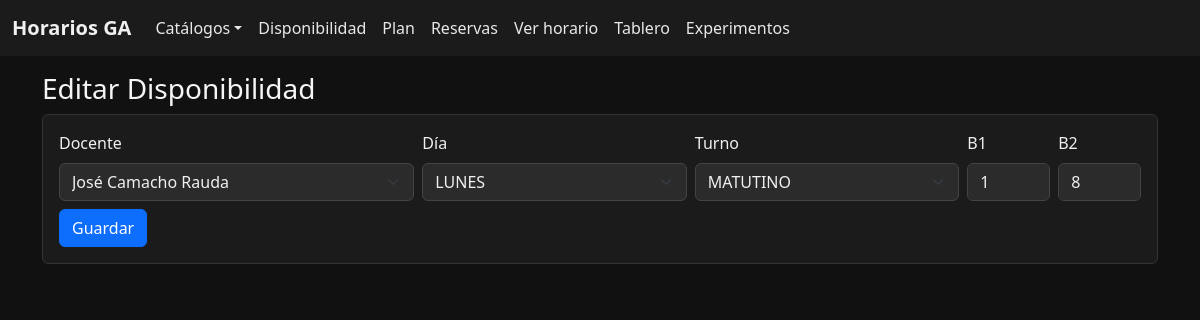
The page /disponibilidad/1/editar on the database its author committed.
### app/models.py (models this page shows)
class Disponibilidad(db.Model):
    id = db.Column(db.Integer, primary_key=True)
    docente_id = db.Column(db.Integer, db.ForeignKey("docente.id"), nullable=False)
    dia = db.Column(db.String(20), nullable=False)
    turno = db.Column(SAEnum(Turno, name="turno"), nullable=False)
    bloque_inicio = db.Column(db.Integer, nullable=False)
    bloque_fin = db.Column(db.Integer, nullable=False)
    docente = db.relationship("Docente")

class Docente(db.Model):
    id = db.Column(db.Integer, primary_key=True)
    nombre = db.Column(db.String(120), nullable=False)
    correo = db.Column(db.String(120))
    materias_impartibles = db.relationship("DocenteMateria", backref="docente", cascade="all, delete-orphan")

### app/routes.py (the view, shortened to what this page needs)
@bp.route("/disponibilidad/<int:id>/editar", methods=["GET","POST"])
def disponibilidad_editar(id):
    r = Disponibilidad.query.get_or_404(id)
    docentes = Docente.query.order_by(Docente.nombre).all()
    return render_template("disponibilidad_edit.html", disp=r, docentes=docentes)

### app/templates/disponibilidad_edit.html (shortened to what this page needs)
{% extends "base.html" %}
{% block content %}
<h3>Editar Disponibilidad</h3>
<form method="post" class="card p-3">
  <div class="row g-2">
    <div class="col-md-4">
      <label>Docente</label>
      <select name="docente_id" class="form-select">
        {% for d in docentes %}<option value="{{ d.id }}" {% if d.id==disp.docente_id %}selected{% endif %}>{{ d.nombre }}</option>{% endfor %}
      </select>
    </div>
    <div class="col-md-3">
      <label>Día</label>
      <select name="dia" class="form-select">
        {% for d in ['LUNES','MARTES','MIERCOLES','JUEVES','VIERNES'] %}<option {% if d==disp.dia %}selected{% endif %}>{{ d }}</option>{% endfor %}
      </select>
    </div>
    <div class="col-md-3">
      <label>Turno</label>
      <select name="turno" class="form-select">
        <option {% if disp.turno.value=='MATUTINO' %}selected{% endif %}>MATUTINO</option>
      </select>
    </div>
    <div class="col-md-1"><label>B1</label><input class="form-control" name="b1" type="number" min="1" max="8" value="{{ disp.bloque_inicio }}"></div>
    <div class="col-md-1"><label>B2</label><input class="form-control" name="b2" type="number" min="1" max="8" value="{{ disp.bloque_fin }}"></div>
  </div>
  <div class="mt-2"><button class="btn btn-primary">Guardar</button></div>
</form>
{% endblock %}

### app/static/css/styles.css (style rules this page uses)
body { background: #111; color: #eee; }
label, .form-label { color: #f0f0f0 !important; font-weight: 500; margin-bottom: 0.5rem; }
h1, h2, h3, h4, h5, h6 { color: #f5f5f5 !important; }
p, span, div { color: #e0e0e0; }
.card { background: #1b1b1b; border: 1px solid #333; }
.form-control, .form-select { background-color: #2b2b2b; border: 1px solid #444; color: #f0f0f0; }
.form-control::placeholder { color: #888; }
.btn { font-weight: 500; }
.btn-primary { background-color: #0d6efd; border-color: #0d6efd; color: #fff; }
input[type="text"], input[type="email"], input[type="number"], input[type="password"], textarea, select { background-color: #2b2b2b !important; border-color: #444 !important; color: #f0f0f0 !important; }

### rows shown on the page
Disponibilidad: docente_id "José Camacho Rauda", dia "LUNES", turno "MATUTINO", b1 "1", b2 "8"
